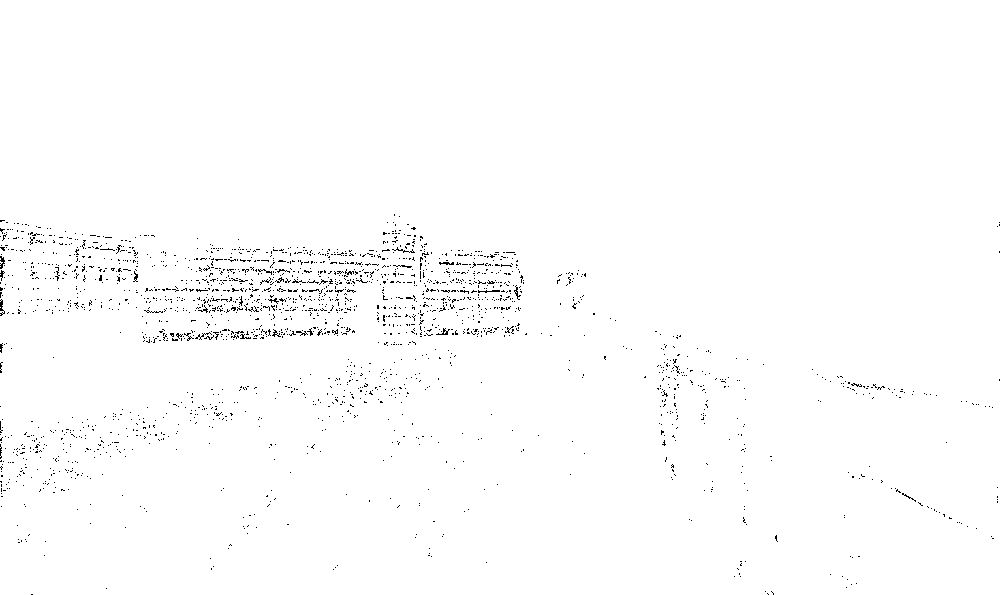
#> input picture mod_2022_landmarkdetektion/images/landmark/segmented/vertikale_landmark_5.tif, 1000 x 595 px, shrunk from 1532 x 912 before the run, found by its file name
$ python image_segmentation_with_fast_random_forest.py   (older library calls are emulated)
#> lines starting #> are read from the running program, lines starting #| are printed output that depends on the picture; after the words box and inside, x2 and y2 are one past the last pixel; in counts of white or black regions, pixels touching at a corner belong together
# https://youtu.be/uWTzkUD3V9g

__author__ = "Sreenivas Bhattiprolu"

"""
Gabor and traditional filters for feature generation and
Random Forest, SVM for classification.
"""

import numpy as np
import cv2
import pandas as pd

img = cv2.imread('images/train/vertikale_landmark_5.tif')
#> img is the input picture: shape (595, 1000, 3); values 0 (black) and 1 (white), 99% white; black in thin lines or dots, all inside (x1, y1, x2, y2) = (0, 214, 1000, 595)
img = cv2.cvtColor(img, cv2.COLOR_BGR2GRAY)
# Here, if you have multichannel image then extract the right channel instead of converting the image to grey.
# For example, if DAPI contains nuclei information, extract the DAPI channel image first.

# Multiple images can be used for training. For that, you need to concatenate the data

# Save original image pixels into a data frame. This is our Feature #1.
img2 = img.reshape(-1)
df = pd.DataFrame()
df['Original Image'] = img2

# Generate Gabor features
num = 1  # To count numbers up in order to give Gabor features a lable in the data frame
kernels = []
for theta in range(2):  # Define number of thetas
    theta = theta / 4. * np.pi
    for sigma in (1, 3):  # Sigma with 1 and 3
        for lamda in np.arange(0, np.pi, np.pi / 4):  # Range of wavelengths
            for gamma in (0.05, 0.5):  # Gamma values of 0.05 and 0.5

                gabor_label = 'Gabor' + str(num)  # Label Gabor columns as Gabor1, Gabor2, etc.
                #                print(gabor_label)
                ksize = 9
                kernel = cv2.getGaborKernel((ksize, ksize), sigma, theta, lamda, gamma, 0, ktype=cv2.CV_32F)
                kernels.append(kernel)
                # Now filter the image and add values to a new column
                fimg = cv2.filter2D(img, cv2.CV_8UC3, kernel)
                filtered_img = fimg.reshape(-1)
                df[gabor_label] = filtered_img  # Labels columns as Gabor1, Gabor2, etc.
                print(gabor_label, ': theta=', theta, ': sigma=', sigma, ': lamda=', lamda, ': gamma=', gamma)
                num += 1  # Increment for gabor column label
#> after the loop, kernels = 32 items; num = 33

########################################
# Gerate OTHER FEATURES and add them to the data frame

# CANNY EDGE
edges = cv2.Canny(img, 100, 200)  # Image, min and max values
#> edges: shape (595, 1000); every value is 0
edges1 = edges.reshape(-1)
df['Canny Edge'] = edges1  # Add column to original dataframe

from skimage.filters import roberts, sobel, scharr, prewitt

# ROBERTS EDGE
edge_roberts = roberts(img)
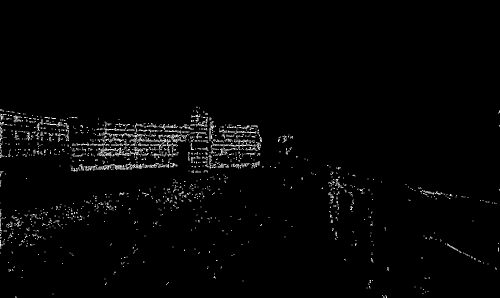
#> edge_roberts: shape (595, 1000) float64 (shown at 1/2 size); min 0, max 0.00392, mean 8.03e-05; drawn with min black and max white
edge_roberts1 = edge_roberts.reshape(-1)
df['Roberts'] = edge_roberts1

# SOBEL
edge_sobel = sobel(img)
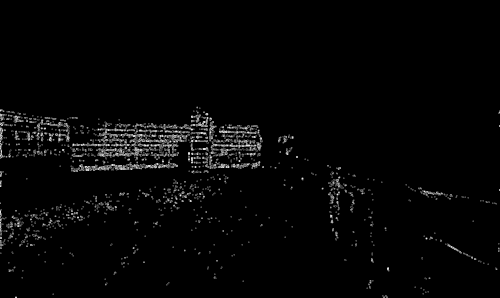
#> edge_sobel: shape (595, 1000) float64 (shown at 1/2 size); min 0, max 0.0031, mean 6.89e-05; drawn with min black and max white
edge_sobel1 = edge_sobel.reshape(-1)
df['Sobel'] = edge_sobel1

# SCHARR
edge_scharr = scharr(img)
edge_scharr1 = edge_scharr.reshape(-1)
df['Scharr'] = edge_scharr1

# PREWITT
edge_prewitt = prewitt(img)
edge_prewitt1 = edge_prewitt.reshape(-1)
df['Prewitt'] = edge_prewitt1

# GAUSSIAN with sigma=3
from scipy import ndimage as nd

gaussian_img = nd.gaussian_filter(img, sigma=3)
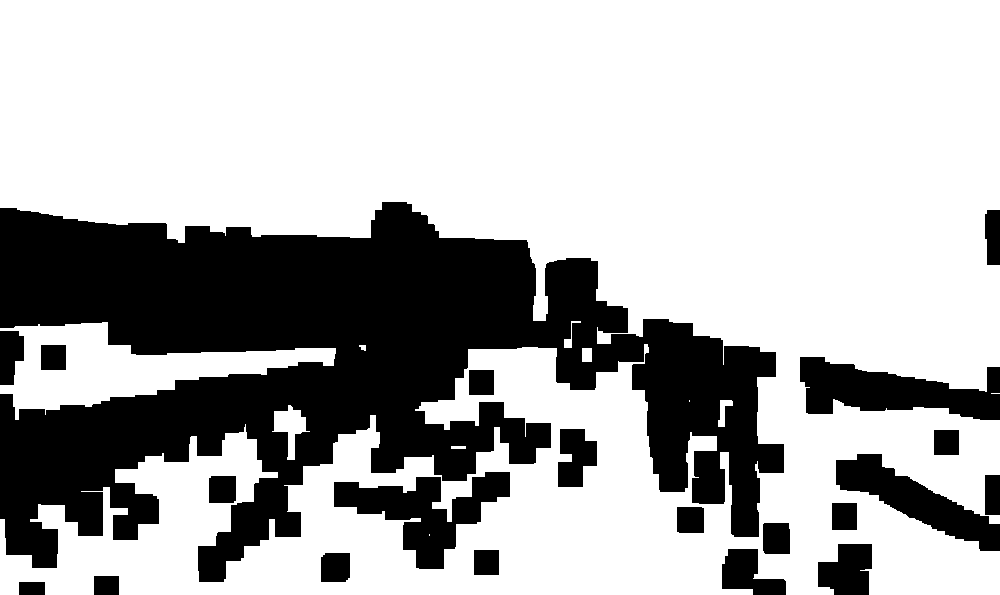
#> gaussian_img: shape (595, 1000); values 0 (black) and 1 (white), 69.6% white; 21 black regions, largest, box (x1, y1, x2, y2) and area: (0, 202, 784, 582) 145482, (800, 357, 1000, 420) 7352, (334, 472, 510, 569) 7128
gaussian_img1 = gaussian_img.reshape(-1)
df['Gaussian s3'] = gaussian_img1

# GAUSSIAN with sigma=7
gaussian_img2 = nd.gaussian_filter(img, sigma=7)
gaussian_img3 = gaussian_img2.reshape(-1)
df['Gaussian s7'] = gaussian_img3

# MEDIAN with sigma=3
median_img = nd.median_filter(img, size=3)
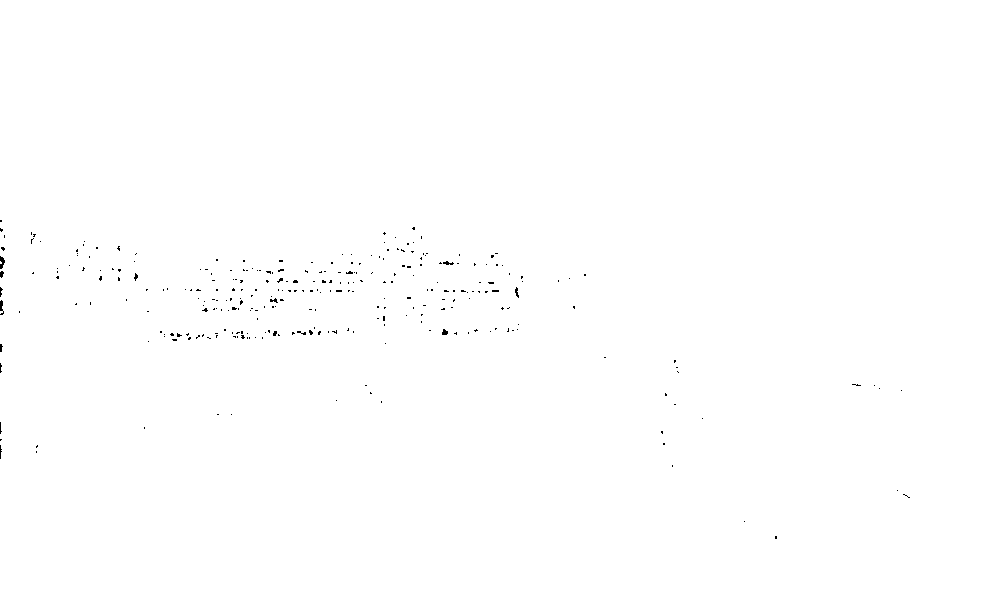
#> median_img: shape (595, 1000); values 0 (black) and 1 (white), 99.8% white; black in thin lines or dots, all inside (x1, y1, x2, y2) = (0, 220, 910, 539)
median_img1 = median_img.reshape(-1)
df['Median s3'] = median_img1

# VARIANCE with size=3
# variance_img = nd.generic_filter(img, np.var, size=3)
# variance_img1 = variance_img.reshape(-1)
# df['Variance s3'] = variance_img1  #Add column to original dataframe


######################################

# Now, add a column in the data frame for the Labels
# For this, we need to import the labeled image
labeled_img = cv2.imread('images/label/mask_5.tif')
# Remember that you can load an image with partial labels
# But, drop the rows with unlabeled data

#> (the run stopped early here; a loop or call above may not have finished)

$ run again, with mod_2022_landmarkdetektion/images/landmark/segmented/vertikale_landmark_0.tif copied over mod_2022_landmarkdetektion/images/landmark/segmented/vertikale_landmark_5.tif
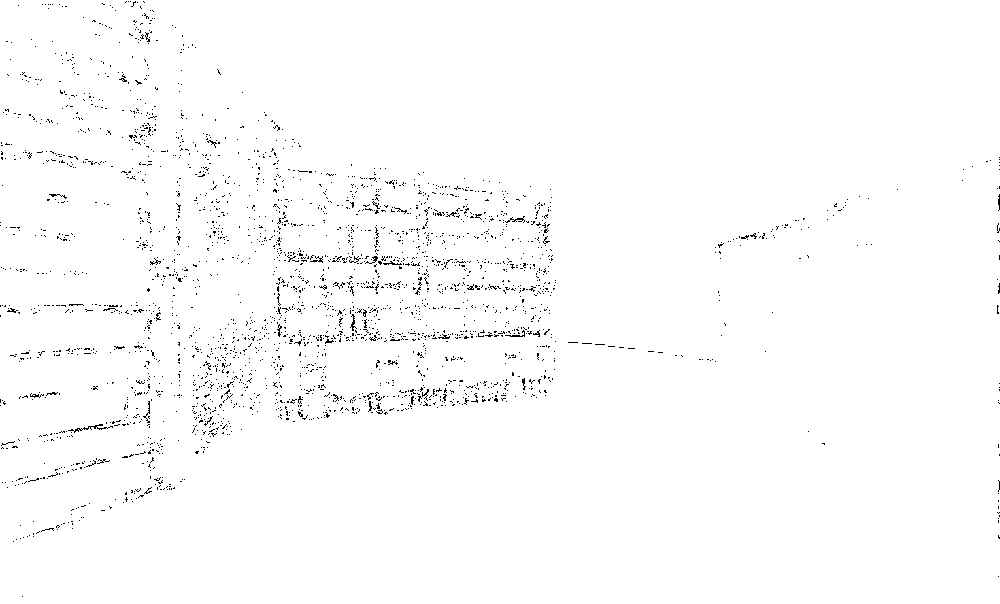
#> input picture mod_2022_landmarkdetektion/images/landmark/segmented/vertikale_landmark_0.tif, 1000 x 604 px, shrunk from 1530 x 924 before the run, found by its file name
#> img is the input picture: shape (604, 1000, 3); values 0 (black) and 1 (white), 98.7% white; black in thin lines or dots
#> after the loop `for theta in range(2):`: kernels = 32 items; num = 33
#> edges: shape (604, 1000); every value is 0
#> `edge_sobel = sobel(img)`:
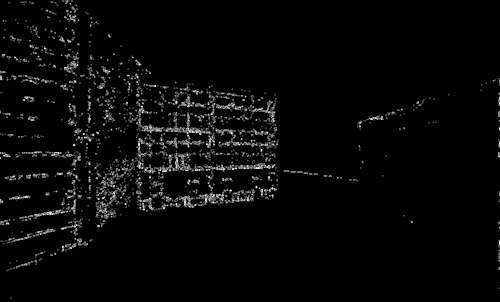
#> edge_sobel: shape (604, 1000) float64 (shown at 1/2 size); min 0, max 0.0031, mean 9.01e-05; drawn with min black and max white
#> gaussian_img: shape (604, 1000); values 0 (black) and 1 (white), 64% white; 18 black regions, largest, box (x1, y1, x2, y2) and area: (0, 0, 738, 554) 188315, (703, 184, 881, 271) 7480, (950, 145, 1000, 326) 3905
#> `median_img = nd.median_filter(img, size=3)`:
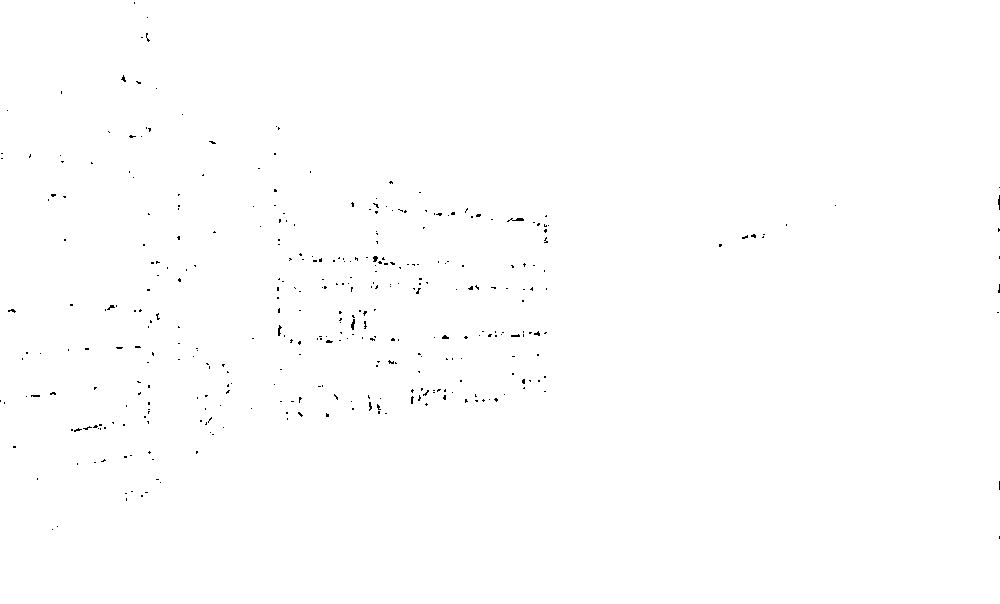
#> median_img: shape (604, 1000); values 0 (black) and 1 (white), 99.7% white; black in thin lines or dots, all inside (x1, y1, x2, y2) = (0, 2, 1000, 539)
